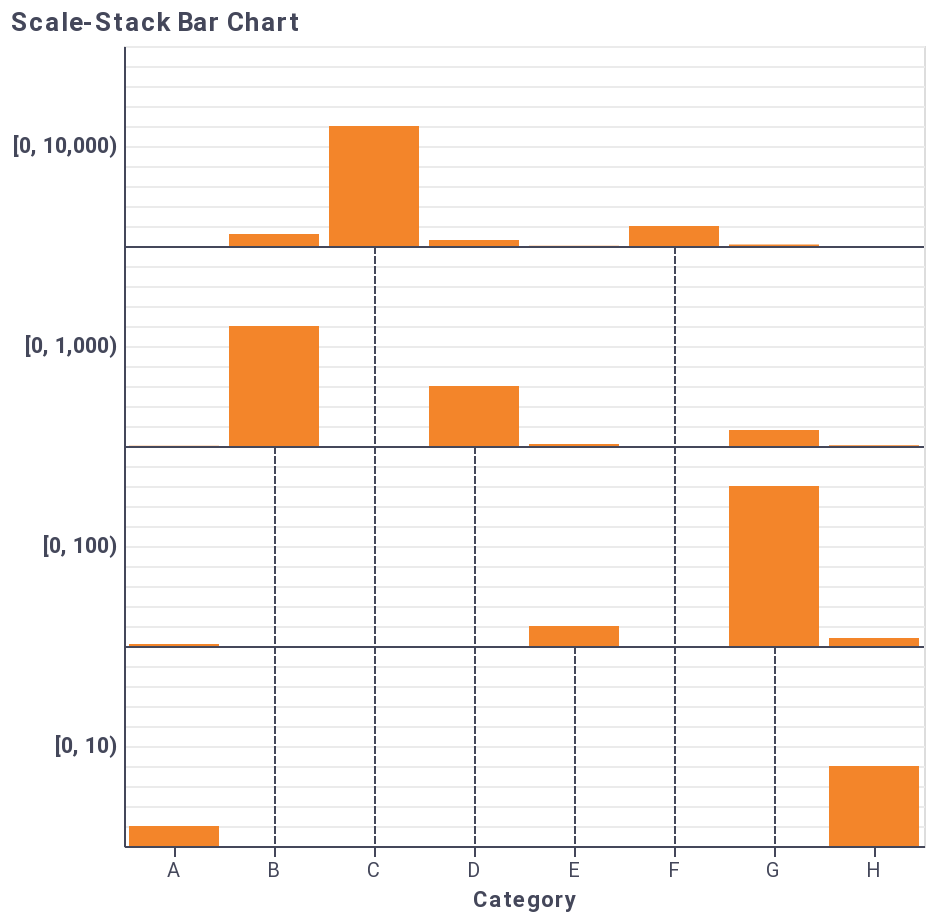

The code cell stored with this chart in its notebook:
### Code cell
ssb_chart(data)

### Figure 1 — Vega-Lite specification as saved in the notebook (floating-point values rounded to 4 significant figures)
{"config": {"title": {"font": "Roboto", "color": "#44475A"}, "axisX": {"labelFont": "Roboto", "titleFont": "Roboto", "gridColor": "#EBEBEB", "labelColor": "#44475A", "tickColor": "#44475A", "titleColor": "#44475A", "domainColor": "#44475A", "labelAngle": 0}, "axisY": {"labelFont": "Roboto", "titleFont": "Roboto", "gridColor": "#EBEBEB", "labelColor": "#44475A", "tickColor": "#44475A", "titleColor": "#44475A", "domainColor": "#44475A"}, "header": {"labelFont": "Roboto", "titleFont": "Roboto", "labelColor": "#44475A", "titleColor": "#44475A"}, "legend": {"labelFont": "Roboto", "titleFont": "Roboto", "labelColor": "#44475A", "titleColor": "#44475A"}, "text": {"color": "#44475A"}, "rule": {"color": "#44475A"}, "background": "#FFFFFF", "view": {"fill": "#FFFFFF"}}, "vconcat": [{"layer": [{"mark": {"type": "bar", "color": "#F3852A"}, "encoding": {"tooltip": [{"type": "nominal", "field": "category", "title": "Category"}, {"type": "quantitative", "field": "value", "format": ",", "title": "Value"}], "x": {"type": "nominal", "axis": {"labels": false, "ticks": false, "title": null, "zindex": 2}, "field": "category", "scale": {"domain": ["A", "B", "C", "D", "E", "F", "G", "H"]}}, "y": {"type": "quantitative", "axis": {"labels": false, "tickCount": 10, "ticks": false, "title": "[0, 10,000)", "titleAlign": "right", "titleAnchor": "middle", "titleAngle": 0, "titleBaseline": "middle"}, "field": "value", "scale": {"domain": [0, 10000]}}}, "height": 100.0, "transform": [{"filter": "(datum.value < 10000)"}], "width": 400}, {"mark": {"type": "rule", "strokeDash": [4, 1], "xOffset": 0.5}, "encoding": {"x": {"type": "nominal", "field": "category"}}, "transform": [{"filter": "(datum.value >= 10000)"}]}]}, {"layer": [{"mark": {"type": "bar", "color": "#F3852A"}, "encoding": {"tooltip": [{"type": "nominal", "field": "category", "title": "Category"}, {"type": "quantitative", "field": "value", "format": ",", "title": "Value"}], "x": {"type": "nominal", "axis": {"labels": false, "ticks": false, "title": null, "zindex": 2}, "field": "category", "scale": {"domain": ["A", "B", "C", "D", "E", "F", "G", "H"]}}, "y": {"type": "quantitative", "axis": {"labels": false, "tickCount": 10, "ticks": false, "title": "[0, 1,000)", "titleAlign": "right", "titleAnchor": "middle", "titleAngle": 0, "titleBaseline": "middle"}, "field": "value", "scale": {"domain": [0, 1000]}}}, "height": 100.0, "transform": [{"filter": "(datum.value < 1000)"}], "width": 400}, {"mark": {"type": "rule", "strokeDash": [4, 1], "xOffset": 0.5}, "encoding": {"x": {"type": "nominal", "field": "category"}}, "transform": [{"filter": "(datum.value >= 1000)"}]}, {"mark": {"type": "rule", "yOffset": 0.5}, "encoding": {"y": {"value": 0}}}]}, {"layer": [{"mark": {"type": "bar", "color": "#F3852A"}, "encoding": {"tooltip": [{"type": "nominal", "field": "category", "title": "Category"}, {"type": "quantitative", "field": "value", "format": ",", "title": "Value"}], "x": {"type": "nominal", "axis": {"labels": false, "ticks": false, "title": null, "zindex": 2}, "field": "category", "scale": {"domain": ["A", "B", "C", "D", "E", "F", "G", "H"]}}, "y": {"type": "quantitative", "axis": {"labels": false, "tickCount": 10, "ticks": false, "title": "[0, 100)", "titleAlign": "right", "titleAnchor": "middle", "titleAngle": 0, "titleBaseline": "middle"}, "field": "value", "scale": {"domain": [0, 100]}}}, "height": 100.0, "transform": [{"filter": "(datum.value < 100)"}], "width": 400}, {"mark": {"type": "rule", "strokeDash": [4, 1], "xOffset": 0.5}, "encoding": {"x": {"type": "nominal", "field": "category"}}, "transform": [{"filter": "(datum.value >= 100)"}]}, {"mark": {"type": "rule", "yOffset": 0.5}, "encoding": {"y": {"value": 0}}}]}, {"layer": [{"mark": {"type": "bar", "color": "#F3852A"}, "encoding": {"tooltip": [{"type": "nominal", "field": "category", "title": "Category"}, {"type": "quantitative", "field": "value", "format": ",", "title": "Value"}], "x": {"type": "nominal", "axis": {"labels": true, "ticks": true, "title": "Category", "zindex": 2}, "field": "category", "scale": {"domain": ["A", "B", "C", "D", "E", "F", "G", "H"]}}, "y": {"type": "quantitative", "axis": {"labels": false, "tickCount": 10, "ticks": false, "title": "[0, 10)", "titleAlign": "right", "titleAnchor": "middle", "titleAngle": 0, "titleBaseline": "middle"}, "field": "value", "scale": {"domain": [0, 10]}}}, "height": 100.0, "transform": [{"filter": "(datum.value < 10)"}], "width": 400}, {"mark": {"type": "rule", "strokeDash": [4, 1], "xOffset": 0.5}, "encoding": {"x": {"type": "nominal", "field": "category"}}, "transform": [{"filter": "(datum.value >= 10)"}]}, {"mark": {"type": "rule", "yOffset": 0.5}, "encoding": {"y": {"value": 0}}}]}], "bounds": "flush", "data": {"name": "data-d10faf5f216f8e4b3bcace66d581db45"}, "spacing": 0, "title": "Scale-Stack Bar Chart", "$schema": "https://vega.github.io/schema/vega-lite/v4.8.1.json", "datasets": {"data-d10faf5f216f8e4b3bcace66d581db45": [{"category": "A", "value": 1, "scale": 1, "mantissa": 1.0, "exponent": 0, "multiplier": 1, "end": 10, "start": 0, "middle": 5.0, "original": "1 = 1 × 10⁰"}, {"category": "B", "value": 600, "scale": 1000, "mantissa": 6.0, "exponent": 2, "multiplier": 100, "end": 40, "start": 10, "middle": 25.0, "original": "600 = 6 × 10²"}, {"category": "C", "value": 6000, "scale": 10000, "mantissa": 6.0, "exponent": 3, "multiplier": 1000, "end": 80, "start": 40, "middle": 60.0, "original": "6,000 = 6 × 10³"}, {"category": "D", "value": 300, "scale": 1000, "mantissa": 3.0, "exponent": 2, "multiplier": 100, "end": 110, "start": 80, "middle": 95.0, "original": "300 = 3 × 10²"}, {"category": "E", "value": 10, "scale": 10, "mantissa": 1.0, "exponent": 1, "multiplier": 10, "end": 130, "start": 110, "middle": 120.0, "original": "10 = 1 × 10¹"}, {"category": "F", "value": 1000, "scale": 1000, "mantissa": 1.0, "exponent": 3, "multiplier": 1000, "end": 170, "start": 130, "middle": 150.0, "original": "1,000 = 1 × 10³"}, {"category": "G", "value": 80, "scale": 100, "mantissa": 8.0, "exponent": 1, "multiplier": 10, "end": 190, "start": 170, "middle": 180.0, "original": "80 = 8 × 10¹"}, {"category": "H", "value": 4, "scale": 10, "mantissa": 4.0, "exponent": 0, "multiplier": 1, "end": 200, "start": 190, "middle": 195.0, "original": "4 = 4 × 10⁰"}]}}
